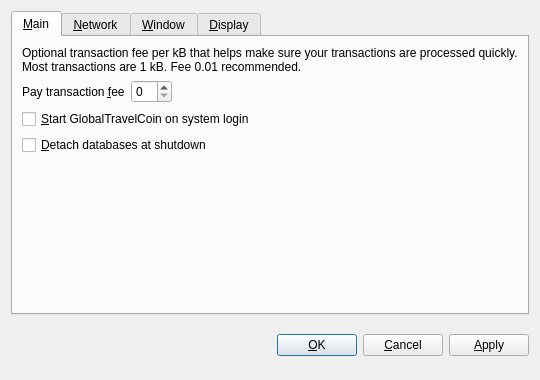
<?xml version="1.0" encoding="UTF-8"?>
<ui version="4.0">
 <class>OptionsDialog</class>
 <widget class="QDialog" name="OptionsDialog">
  <property name="geometry">
   <rect>
    <x>0</x>
    <y>0</y>
    <width>540</width>
    <height>380</height>
   </rect>
  </property>
  <property name="windowTitle">
   <string>Options</string>
  </property>
  <property name="modal">
   <bool>true</bool>
  </property>
  <layout class="QVBoxLayout" name="verticalLayout">
   <item>
    <widget class="QTabWidget" name="tabWidget">
     <property name="tabPosition">
      <enum>QTabWidget::North</enum>
     </property>
     <property name="currentIndex">
      <number>0</number>
     </property>
     <widget class="QWidget" name="tabMain">
      <attribute name="title">
       <string>&amp;Main</string>
      </attribute>
      <layout class="QVBoxLayout" name="verticalLayout_Main">
       <item>
        <widget class="QLabel" name="transactionFeeInfoLabel">
         <property name="text">
          <string>Optional transaction fee per kB that helps make sure your transactions are processed quickly. Most transactions are 1 kB. Fee 0.01 recommended.</string>
         </property>
         <property name="textFormat">
          <enum>Qt::PlainText</enum>
         </property>
         <property name="wordWrap">
          <bool>true</bool>
         </property>
        </widget>
       </item>
       <item>
        <layout class="QHBoxLayout" name="horizontalLayout_Main">
         <item>
          <widget class="QLabel" name="transactionFeeLabel">
           <property name="text">
            <string>Pay transaction &amp;fee</string>
           </property>
           <property name="textFormat">
            <enum>Qt::PlainText</enum>
           </property>
           <property name="buddy">
            <cstring>transactionFee</cstring>
           </property>
          </widget>
         </item>
         <item>
          <widget class="BitcoinAmountField" name="transactionFee"/>
         </item>
         <item>
          <spacer name="horizontalSpacer_Main">
           <property name="orientation">
            <enum>Qt::Horizontal</enum>
           </property>
           <property name="sizeHint" stdset="0">
            <size>
             <width>40</width>
             <height>20</height>
            </size>
           </property>
          </spacer>
         </item>
        </layout>
       </item>
       <item>
        <widget class="QCheckBox" name="bitcoinAtStartup">
         <property name="toolTip">
          <string>Automatically start GlobalTravelCoin after logging in to the system.</string>
         </property>
         <property name="text">
          <string>&amp;Start GlobalTravelCoin on system login</string>
         </property>
        </widget>
       </item>
       <item>
        <widget class="QCheckBox" name="detachDatabases">
         <property name="toolTip">
          <string>Detach block and address databases at shutdown. This means they can be moved to another data directory, but it slows down shutdown. The wallet is always detached.</string>
         </property>
         <property name="text">
          <string>&amp;Detach databases at shutdown</string>
         </property>
        </widget>
       </item>
       <item>
        <spacer name="verticalSpacer_Main">
         <property name="orientation">
          <enum>Qt::Vertical</enum>
         </property>
         <property name="sizeHint" stdset="0">
          <size>
           <width>20</width>
           <height>40</height>
          </size>
         </property>
        </spacer>
       </item>
      </layout>
     </widget>
     <widget class="QWidget" name="tabNetwork">
      <attribute name="title">
       <string>&amp;Network</string>
      </attribute>
      <layout class="QVBoxLayout" name="verticalLayout_Network">
       <item>
        <widget class="QCheckBox" name="mapPortUpnp">
         <property name="toolTip">
          <string>Automatically open the GlobalTravelCoin client port on the router. This only works when your router supports UPnP and it is enabled.</string>
         </property>
         <property name="text">
          <string>Map port using &amp;UPnP</string>
         </property>
        </widget>
       </item>
       <item>
        <widget class="QCheckBox" name="connectSocks">
         <property name="toolTip">
          <string>Connect to the GlobalTravelCoin network through a SOCKS proxy (e.g. when connecting through Tor).</string>
         </property>
         <property name="text">
          <string>&amp;Connect through SOCKS proxy:</string>
         </property>
        </widget>
       </item>
       <item>
        <layout class="QHBoxLayout" name="horizontalLayout_Network">
         <item>
          <widget class="QLabel" name="proxyIpLabel">
           <property name="text">
            <string>Proxy &amp;IP:</string>
           </property>
           <property name="textFormat">
            <enum>Qt::PlainText</enum>
           </property>
           <property name="buddy">
            <cstring>proxyIp</cstring>
           </property>
          </widget>
         </item>
         <item>
          <widget class="QValidatedLineEdit" name="proxyIp">
           <property name="maximumSize">
            <size>
             <width>140</width>
             <height>16777215</height>
            </size>
           </property>
           <property name="toolTip">
            <string>IP address of the proxy (e.g. 127.0.0.1)</string>
           </property>
          </widget>
         </item>
         <item>
          <widget class="QLabel" name="proxyPortLabel">
           <property name="text">
            <string>&amp;Port:</string>
           </property>
           <property name="textFormat">
            <enum>Qt::PlainText</enum>
           </property>
           <property name="buddy">
            <cstring>proxyPort</cstring>
           </property>
          </widget>
         </item>
         <item>
          <widget class="QLineEdit" name="proxyPort">
           <property name="maximumSize">
            <size>
             <width>55</width>
             <height>16777215</height>
            </size>
           </property>
           <property name="toolTip">
            <string>Port of the proxy (e.g. 9050)</string>
           </property>
          </widget>
         </item>
         <item>
          <widget class="QLabel" name="socksVersionLabel">
           <property name="text">
            <string>SOCKS &amp;Version:</string>
           </property>
           <property name="textFormat">
            <enum>Qt::PlainText</enum>
           </property>
           <property name="buddy">
            <cstring>socksVersion</cstring>
           </property>
          </widget>
         </item>
         <item>
          <widget class="QValueComboBox" name="socksVersion">
           <property name="toolTip">
            <string>SOCKS version of the proxy (e.g. 5)</string>
           </property>
          </widget>
         </item>
         <item>
          <spacer name="horizontalSpacer_Network">
           <property name="orientation">
            <enum>Qt::Horizontal</enum>
           </property>
           <property name="sizeHint" stdset="0">
            <size>
             <width>40</width>
             <height>20</height>
            </size>
           </property>
          </spacer>
         </item>
        </layout>
       </item>
       <item>
        <spacer name="verticalSpacer_Network">
         <property name="orientation">
          <enum>Qt::Vertical</enum>
         </property>
         <property name="sizeHint" stdset="0">
          <size>
           <width>20</width>
           <height>40</height>
          </size>
         </property>
        </spacer>
       </item>
      </layout>
     </widget>
     <widget class="QWidget" name="tabWindow">
      <attribute name="title">
       <string>&amp;Window</string>
      </attribute>
      <layout class="QVBoxLayout" name="verticalLayout_Window">
       <item>
        <widget class="QCheckBox" name="minimizeToTray">
         <property name="toolTip">
          <string>Show only a tray icon after minimizing the window.</string>
         </property>
         <property name="text">
          <string>&amp;Minimize to the tray instead of the taskbar</string>
         </property>
        </widget>
       </item>
       <item>
        <widget class="QCheckBox" name="minimizeOnClose">
         <property name="toolTip">
          <string>Minimize instead of exit the application when the window is closed. When this option is enabled, the application will be closed only after selecting Quit in the menu.</string>
         </property>
         <property name="text">
          <string>M&amp;inimize on close</string>
         </property>
        </widget>
       </item>
       <item>
        <spacer name="verticalSpacer_Window">
         <property name="orientation">
          <enum>Qt::Vertical</enum>
         </property>
         <property name="sizeHint" stdset="0">
          <size>
           <width>20</width>
           <height>40</height>
          </size>
         </property>
        </spacer>
       </item>
      </layout>
     </widget>
     <widget class="QWidget" name="tabDisplay">
      <attribute name="title">
       <string>&amp;Display</string>
      </attribute>
      <layout class="QVBoxLayout" name="verticalLayout_Display">
       <item>
        <layout class="QHBoxLayout" name="horizontalLayout_1_Display">
         <item>
          <widget class="QLabel" name="langLabel">
           <property name="text">
            <string>User Interface &amp;language:</string>
           </property>
           <property name="textFormat">
            <enum>Qt::PlainText</enum>
           </property>
           <property name="buddy">
            <cstring>lang</cstring>
           </property>
          </widget>
         </item>
         <item>
          <widget class="QValueComboBox" name="lang">
           <property name="toolTip">
            <string>The user interface language can be set here. This setting will take effect after restarting GlobalTravelCoin.</string>
           </property>
          </widget>
         </item>
        </layout>
       </item>
       <item>
        <layout class="QHBoxLayout" name="horizontalLayout_2_Display">
         <item>
          <widget class="QLabel" name="unitLabel">
           <property name="text">
            <string>&amp;Unit to show amounts in:</string>
           </property>
           <property name="textFormat">
            <enum>Qt::PlainText</enum>
           </property>
           <property name="buddy">
            <cstring>unit</cstring>
           </property>
          </widget>
         </item>
         <item>
          <widget class="QValueComboBox" name="unit">
           <property name="toolTip">
            <string>Choose the default subdivision unit to show in the interface and when sending coins.</string>
           </property>
          </widget>
         </item>
        </layout>
       </item>
       <item>
        <widget class="QCheckBox" name="displayAddresses">
         <property name="toolTip">
          <string>Whether to show GlobalTravelCoin addresses in the transaction list or not.</string>
         </property>
         <property name="text">
          <string>&amp;Display addresses in transaction list</string>
         </property>
        </widget>
       </item>
       <item>
        <widget class="QCheckBox" name="coinControlFeatures">
         <property name="toolTip">
          <string>Whether to show coin control features or not.</string>
         </property>
         <property name="text">
          <string>Display coin &amp;control features (experts only!)</string>
         </property>
        </widget>
       </item>
       <item>
        <spacer name="verticalSpacer_Display">
         <property name="orientation">
          <enum>Qt::Vertical</enum>
         </property>
         <property name="sizeHint" stdset="0">
          <size>
           <width>20</width>
           <height>40</height>
          </size>
         </property>
        </spacer>
       </item>
      </layout>
     </widget>
    </widget>
   </item>
   <item>
    <layout class="QHBoxLayout" name="horizontalLayout_Buttons">
     <item>
      <spacer name="horizontalSpacer_1">
       <property name="orientation">
        <enum>Qt::Horizontal</enum>
       </property>
       <property name="sizeHint" stdset="0">
        <size>
         <width>40</width>
         <height>48</height>
        </size>
       </property>
      </spacer>
     </item>
     <item>
      <widget class="QLabel" name="statusLabel">
       <property name="font">
        <font>
         <weight>75</weight>
         <bold>true</bold>
        </font>
       </property>
       <property name="text">
        <string/>
       </property>
       <property name="textFormat">
        <enum>Qt::PlainText</enum>
       </property>
       <property name="wordWrap">
        <bool>true</bool>
       </property>
      </widget>
     </item>
     <item>
      <spacer name="horizontalSpacer_2">
       <property name="orientation">
        <enum>Qt::Horizontal</enum>
       </property>
       <property name="sizeHint" stdset="0">
        <size>
         <width>40</width>
         <height>48</height>
        </size>
       </property>
      </spacer>
     </item>
     <item>
      <widget class="QPushButton" name="okButton">
       <property name="text">
        <string>&amp;OK</string>
       </property>
      </widget>
     </item>
     <item>
      <widget class="QPushButton" name="cancelButton">
       <property name="text">
        <string>&amp;Cancel</string>
       </property>
       <property name="autoDefault">
        <bool>false</bool>
       </property>
      </widget>
     </item>
     <item>
      <widget class="QPushButton" name="applyButton">
       <property name="text">
        <string>&amp;Apply</string>
       </property>
       <property name="autoDefault">
        <bool>false</bool>
       </property>
      </widget>
     </item>
    </layout>
   </item>
  </layout>
 </widget>
 <customwidgets>
  <customwidget>
   <class>BitcoinAmountField</class>
   <extends>QSpinBox</extends>
   <header>bitcoinamountfield.h</header>
  </customwidget>
  <customwidget>
   <class>QValueComboBox</class>
   <extends>QComboBox</extends>
   <header>qvaluecombobox.h</header>
  </customwidget>
  <customwidget>
   <class>QValidatedLineEdit</class>
   <extends>QLineEdit</extends>
   <header>qvalidatedlineedit.h</header>
  </customwidget>
 </customwidgets>
 <resources/>
 <connections/>
</ui>
